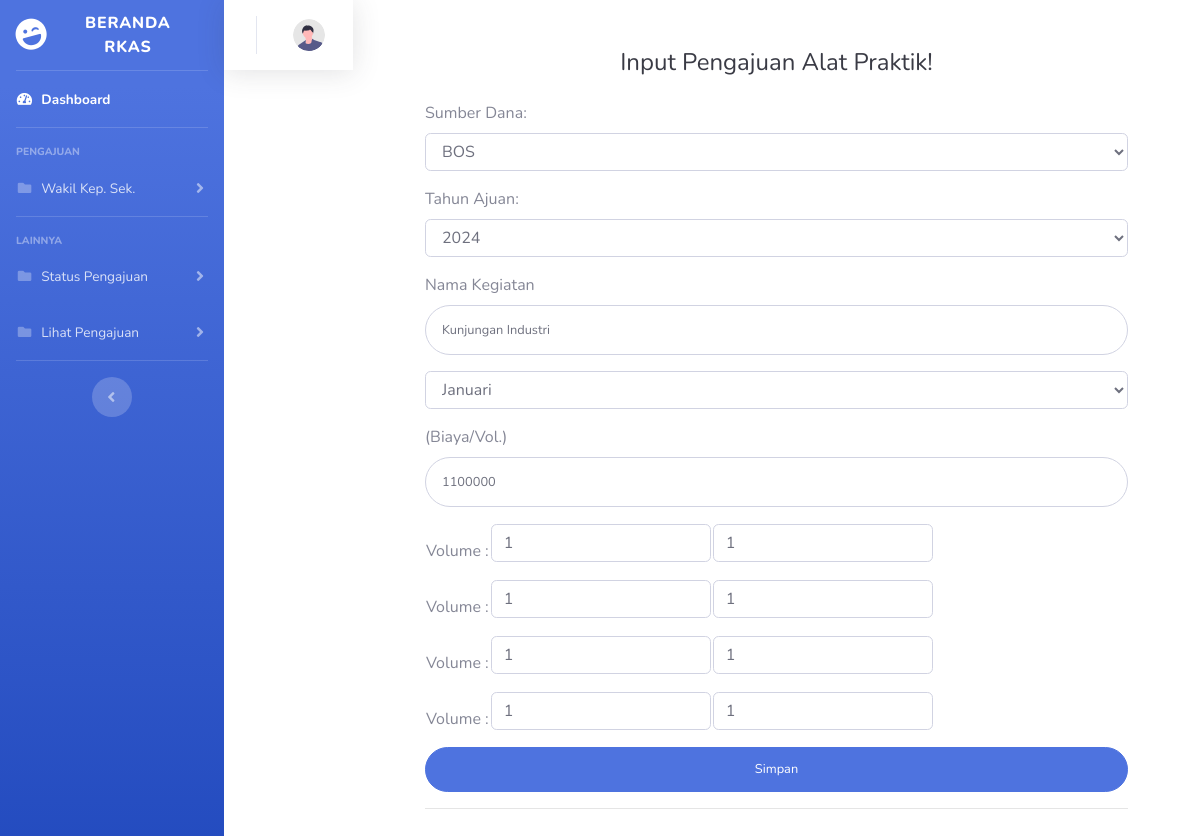
/rkas/editkegiatan.php, run on an earlier commit of the app's database.
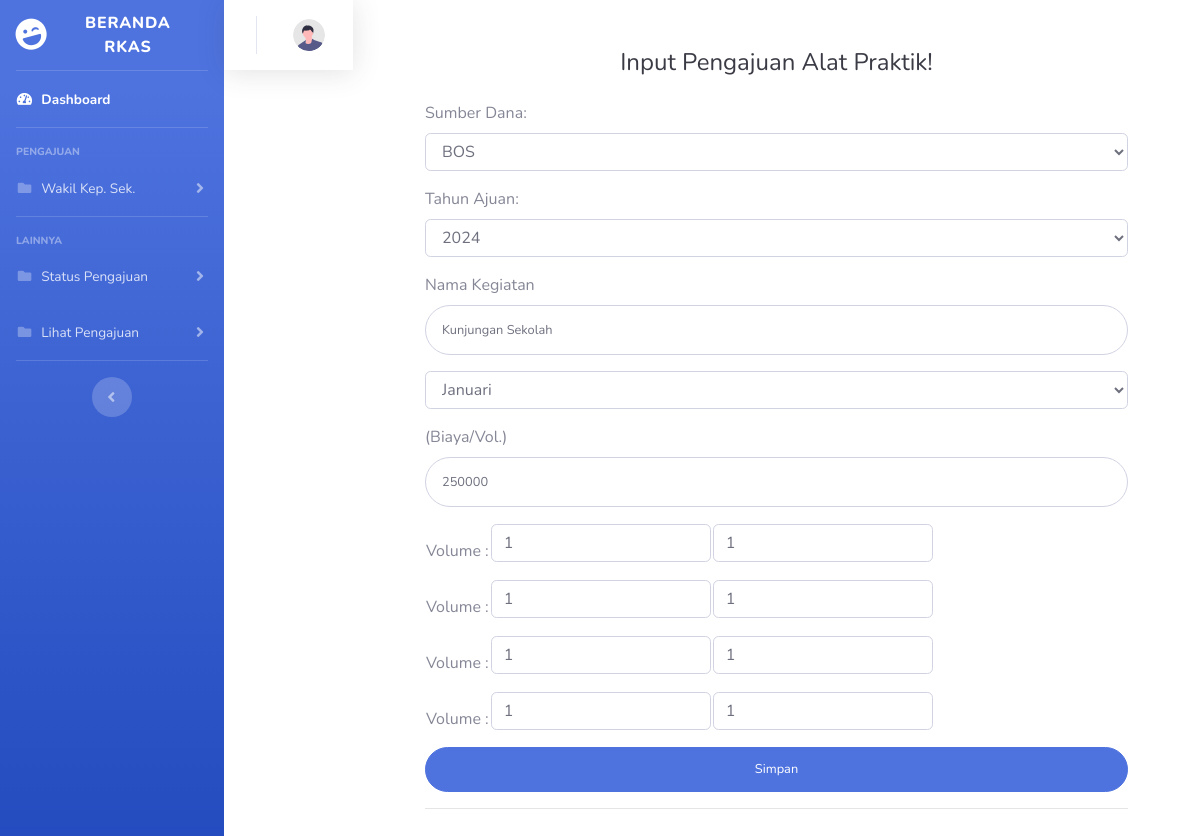
And on a later commit of the database.
### tables this page shows
CREATE TABLE `tb_kegiatan` (
  `id_kegiatan` int(11) NOT NULL,
  `sumber_dana` varchar(50) NOT NULL,
  `tahun_ajuan` int(4) NOT NULL,
  `nama_kegiatan` varchar(50) NOT NULL,
  `bulan` varchar(50) NOT NULL,
  `biaya` int(20) NOT NULL,
  `volume_1` int(11) NOT NULL,
  `volume_2` int(11) NOT NULL,
  `volume_3` int(11) NOT NULL,
  `volume_4` int(11) NOT NULL,
  `keterangan_volume1` varchar(75) NOT NULL,
  `keterangan_volume2` varchar(75) NOT NULL,
  `keterangan_volume3` varchar(75) NOT NULL,
  `keterangan_volume4` varchar(75) NOT NULL,
  `total` int(20) NOT NULL,
  `status` varchar(50) NOT NULL
);

### rkas/editkegiatan.php (the view, shortened to what the changed rows need)
<?php
include "koneksi.php";
$id = $_GET['id'];
$id1= $_GET['id1'];
$kegiatan = mysqli_query($conn, "SELECT * FROM tb_kegiatan");
foreach ($kegiatan as $row) {
    $namakegiatan = $row['nama_kegiatan'];
    $bulan = $row['bulan'];
    $biaya = $row['biaya'];
    $vol1 = $row['volume_1'];
    $vol2 = $row['volume_2'];
    $vol3 = $row['volume_3'];
    $vol4 = $row['volume_4'];
    $keterangan_vol1 = $row['volume_1'];
    $keterangan_vol2 = $row['volume_2'];
    $keterangan_vol3 = $row['volume_3'];
    $keterangan_vol4 = $row['volume_4'];
}
?>
<!DOCTYPE html>
<html lang="en">
<head>
    <link href="vendor/fontawesome-free/css/all.min.css" rel="stylesheet" type="text/css">
    <link href="css/sb-admin-2.css" rel="stylesheet">
</head>
<body id="page-top">
    <div id="wrapper">
                <div class="container">
        <div class="p-5">
                            <div class="text-center">
                                <h1 class="h4 text-gray-900 mb-4">Input Pengajuan Alat Praktik!</h1>
                            </div>
                            <form class="user" action="proseseditkegiatan.php?id=<?= $id ?>&id1=<?= $id1 ?>" method="POST" enctype="multipart/form-data">
                                <div class="form-group">
                                <label for="nama_kegiatan">Nama Kegiatan</label>
                                    <input type="text" class="form-control form-control-user" id="nama_kegiatan" name="nama_kegiatan"
                                        value="<?= $namakegiatan ?>">
                                </div>
                                <div class="form-group">
                                <select class="form-control" id="bulan" name="bulan" value="<?= $bulan ?>">
                                        <option value="Januari">Januari</option>
                                    </select>
                                </div>
                                <div class="form-group">
                                <label for="biaya">(Biaya/Vol.)</label>
                                <input type="text" class="form-control form-control-user" id="biaya" name="biaya"
                                    value="<?= $biaya ?>">
                                </div>
                                <table>
                                    <tr>
                                    <td>
                                        <div class="form-group">
                                        <input type="number" class="form-control form-control" id="vol1" name="vol1" value="<?= $vol1 ?>" min=1>
                                        </div>
                                    </td>
                                    <td>
                                        <div class="form-group">
                                        <input type="text" class="form-control form-control" id="volket1" name="volket1" value="<?= $keterangan_vol1 ?>" placeholder="">
                                        </div>
                                    </td>
                                    </tr>
                                    <tr>
                                    <td>
                                        <div class="form-group">
                                        <input type="number" class="form-control form-control" id="vol2" name="vol2"  value="<?= $vol2 ?>" min=1>
                                        </div>
                                    </td>
                                    <td>
                                        <div class="form-group">
                                        <input type="text" class="form-control form-control" id="volket2" name="volket2" value="<?= $keterangan_vol2 ?>" placeholder="">
                                        </div>
                                    </td>
                                    </tr>
                                    <tr>
                                    <td>
                                        <div class="form-group">
                                        <input type="number" class="form-control form-control" id="vol3" name="vol3"  value="<?= $vol3 ?>" min=1>
                                        </div>
                                    </td>
                                    <td>
                                        <div class="form-group">
                                        <input type="text" class="form-control form-control" id="volket3" name="volket3" value="<?= $keterangan_vol3 ?>" placeholder="">
                                        </div>
                                    </td>
                                    </tr>
                                    <tr>
                                    <td>
                                        <div class="form-group">
                                        <input type="number" class="form-control form-control" id="vol4" name="vol4" value="<?= $vol4 ?>" min=1>
                                        </div>
                                    </td>
                                    <td>
                                        <div class="form-group">
                                        <input type="text" class="form-control form-control" id="volket4" name="volket4" value="<?= $keterangan_vol4 ?>" placeholder="">
                                        </div>
                                    </td>
                                    </tr>
                                </table>
                                </form>
</body>
</html>

What changed in the data, as far as the page shows it:
no longer on this page (row edited): tb_kegiatan: nama_kegiatan "Kunjungan Industri", bulan "Januari", biaya "1100000", vol1 "1", volket1 "1", vol2 "1", volket2 "1", vol3 "1", volket3 "1", vol4 "1", volket4 "1"
added tb_kegiatan: nama_kegiatan "Kunjungan Sekolah", bulan "Januari", biaya "250000", vol1 "1", volket1 "1", vol2 "1", volket2 "1", vol3 "1", volket3 "1", vol4 "1", volket4 "1"
